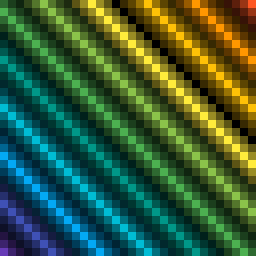
#> input picture test code/module testers/32x32.png, 32 x 32 px (shown 8 times larger)
$ python image_ground_state_live_heatmap_tester.py   (older library calls are emulated)
#> lines starting #> are read from the running program, lines starting #| are printed output that depends on the picture
### pbit.py
import random
import numpy as np
import turtle
import math
from numba import jit, float64, int64
import cupy as cp
from numba import cuda

class pcircuit:
    def __init__(self, J=[[]], h=[], beta=1, Nm=0, model="cpsl", delta_t=None, start_beta=1, end_beta=2,
                 growth_factor=1.001, anneal="constant"):
        self.J = np.array(J)
        self.h = np.array(h)
        if self.J is None:
            self.Nm = 0
        else:
            self.Nm = len(self.J)
        self.model = model
        if delta_t is None:
            self.dt = 1 / (2 * self.Nm)
        else:
            self.dt = delta_t
        self.m = np.sign(np.add(np.random.rand(self.Nm) * 2, -1))
        # annealing can be constant, linear, geometric
        self.beta = beta
        self.start_beta = start_beta
        self.end_beta = end_beta
        self.growth_factor = growth_factor
        self.beta = beta
        self.anneal = anneal

    def __call__(self):
        return "I am a p-circuit with " + str(self.Nm) + " p-bits."

    def setWeights(self, J, h):
        self.J = np.array(J)
        self.h = np.array(h)

    def setSize(self, num_pbits):
        self.Nm = num_pbits

    def setBeta(self, beta):
        self.beta = beta

    # [5 lines left out: function setModel, not called in this run]

    def setState(self, m):
        self.m = m

    # [6 lines left out: function setAnneal, not called in this run]

    def getState(self):
        return self.m

    def getWeights(self):
        return self.J, self.h

    def getModel(self):
        return self.model

    def getSize(self):
        return self.Nm

    def getBeta(self):
        return self.beta

    def reset(self):
        self.m = np.sign(np.add(np.random.rand(self.Nm) * 2, -1))

    # [201 lines left out: functions getBoltzmann, load_random, generate_samples, draw, not called in this run]
    def load_image_as_ground_state(self, file_name=None):
#> called with file_name = '32x32.png'
        import PIL.Image as Image
        if file_name is None:
            print("ERROR: no filename specified")
            return
        orig = Image.open(file_name)
#> orig is the input picture: PIL image 32x32 RGBA; mean R, G, B, A 54.2, 90.8, 54.8, 255
        baw = orig.convert('1') #convert to black and white (baw)
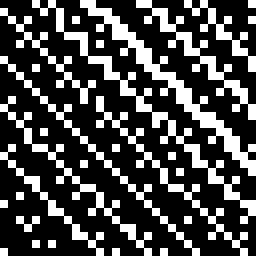
#> baw: PIL image 32x32 1 (shown 8 times larger); 28.9% white in thin lines or dots
        width, height = baw.size
#> width = 32; height = 32
        if width != height:
            print("ERROR: image must be a square")
            return
        J_temp = np.zeros((height * width, height * width))

        # opposite pixels get weight of 1
        for row in range(height):
            for col in range(width):
                cur = row * width + col
                if col + 1 < width - 1:
                    right = row * width + (col + 1)
                else:
                    right = 0
                if col - 1 > 0:
                    left = row * width + (col - 1)
                else:
                    left = width - 1
                if row - 1 > 0:
                    up = (row - 1) * width + col
                else:
                    up = height - 1
                if row + 1 < height - 1:
                    down = (row + 1) * width + col
                else:
                    down = 0
                if col + 1 < width and baw.getpixel((col, row)) != baw.getpixel((col + 1, row)):
                    J_temp[cur, right] = 1
                elif col + 1 < width and baw.getpixel((col, row)) == baw.getpixel((col + 1, row)):
                    J_temp[cur, right] = -1
                if row + 1 < height and baw.getpixel((col, row)) != baw.getpixel((col, row + 1)):
                    J_temp[cur, down] = 1
                elif row + 1 < width and baw.getpixel((col, row)) == baw.getpixel((col, row + 1)):
                    J_temp[cur, down] = -1
                if col - 1 > 0 and baw.getpixel((col, row)) != baw.getpixel((col - 1, row)):
                    J_temp[cur, left] = 1
                elif col - 1 < width and baw.getpixel((col, row)) == baw.getpixel((col - 1, row)):
                    J_temp[cur, left] = -1
                if row - 1 > 0 and baw.getpixel((col, row)) != baw.getpixel((col, row - 1)):
                    J_temp[cur, up] = 1
                elif row - 1 < width and baw.getpixel((col, row)) == baw.getpixel((col, row - 1)):
                    J_temp[cur, up] = -1
        h = np.zeros(width*height)
#> h = 1024 values from 0 to 0

        self.J = np.array(J_temp)
        self.h = np.array(h)
#> self.h = 1024 values from 0 to 0
        self.Nm = np.int64(self.J.shape[0])
#> self.Nm = 1024
        self.reset() # sets up an initial m state

    # [110 lines left out: functions load, bi_arr2de, not called in this run]


def errorMSE(predicted_arr, exact_arr):
    return np.sqrt(np.divide(np.sum(np.sum((np.abs(np.subtract(exact_arr, predicted_arr))) ** 2)),
                             np.sum(np.sum((np.abs(exact_arr)) ** 2))))

# [131 lines left out: functions live_heatmap, _set_beta, _cpsl, _cpsl_fast, _cpsl_core_gpu, _ppsl and 2 more, not called in this run]


def _dist(x, y):
    return np.sqrt((x[0] - y[0]) ** 2 + (x[1] - y[1]) ** 2)


# [5 lines left out: function _not_drawn, not called in this run]

### test code/module testers/image_ground_state_live_heatmap_tester.py
import pbit

Nt = 10000

myp = pbit.pcircuit()
myp.load_image_as_ground_state("32x32.png")
#> (the run stopped early here; a loop or call above may not have finished)
